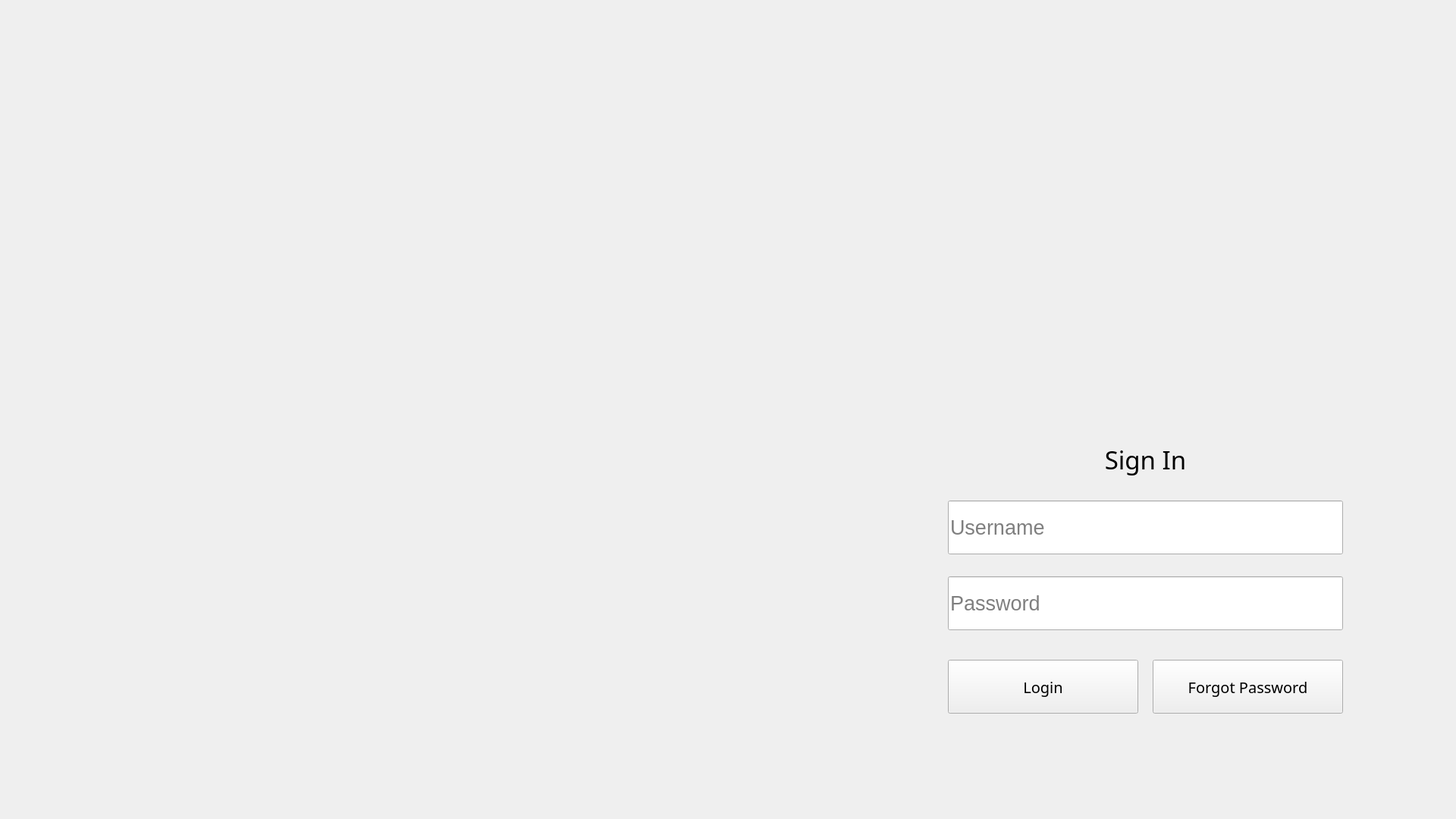
<?xml version="1.0" encoding="UTF-8"?>
<ui version="4.0">
 <class>Form_L_2</class>
 <widget class="QWidget" name="Form_L_2">
  <property name="geometry">
   <rect>
    <x>0</x>
    <y>0</y>
    <width>1920</width>
    <height>1080</height>
   </rect>
  </property>
  <property name="windowTitle">
   <string>Form</string>
  </property>
  <widget class="QLineEdit" name="passwordInput_L_2">
   <property name="geometry">
    <rect>
     <x>1250</x>
     <y>760</y>
     <width>521</width>
     <height>71</height>
    </rect>
   </property>
   <property name="font">
    <font>
     <pointsize>20</pointsize>
    </font>
   </property>
   <property name="placeholderText">
    <string>Password</string>
   </property>
  </widget>
  <widget class="QLineEdit" name="usernameInput_L_1">
   <property name="geometry">
    <rect>
     <x>1250</x>
     <y>660</y>
     <width>521</width>
     <height>71</height>
    </rect>
   </property>
   <property name="font">
    <font>
     <pointsize>20</pointsize>
    </font>
   </property>
   <property name="placeholderText">
    <string>Username</string>
   </property>
  </widget>
  <widget class="QPushButton" name="forgotPasswordButton_L_2">
   <property name="geometry">
    <rect>
     <x>1520</x>
     <y>870</y>
     <width>251</width>
     <height>71</height>
    </rect>
   </property>
   <property name="font">
    <font>
     <family>Franklin Gothic Medium Cond</family>
     <pointsize>15</pointsize>
    </font>
   </property>
   <property name="text">
    <string>Forgot Password</string>
   </property>
  </widget>
  <widget class="QLabel" name="signInLabel_L_2">
   <property name="geometry">
    <rect>
     <x>1250</x>
     <y>570</y>
     <width>521</width>
     <height>71</height>
    </rect>
   </property>
   <property name="font">
    <font>
     <family>Franklin Gothic Medium Cond</family>
     <pointsize>25</pointsize>
    </font>
   </property>
   <property name="text">
    <string>Sign In</string>
   </property>
   <property name="alignment">
    <set>Qt::AlignCenter</set>
   </property>
  </widget>
  <widget class="QPushButton" name="loginButton_L_2">
   <property name="geometry">
    <rect>
     <x>1250</x>
     <y>870</y>
     <width>251</width>
     <height>71</height>
    </rect>
   </property>
   <property name="font">
    <font>
     <family>Franklin Gothic Medium Cond</family>
     <pointsize>15</pointsize>
    </font>
   </property>
   <property name="styleSheet">
    <string notr="true"/>
   </property>
   <property name="text">
    <string>Login</string>
   </property>
  </widget>
 </widget>
 <resources/>
 <connections/>
</ui>
